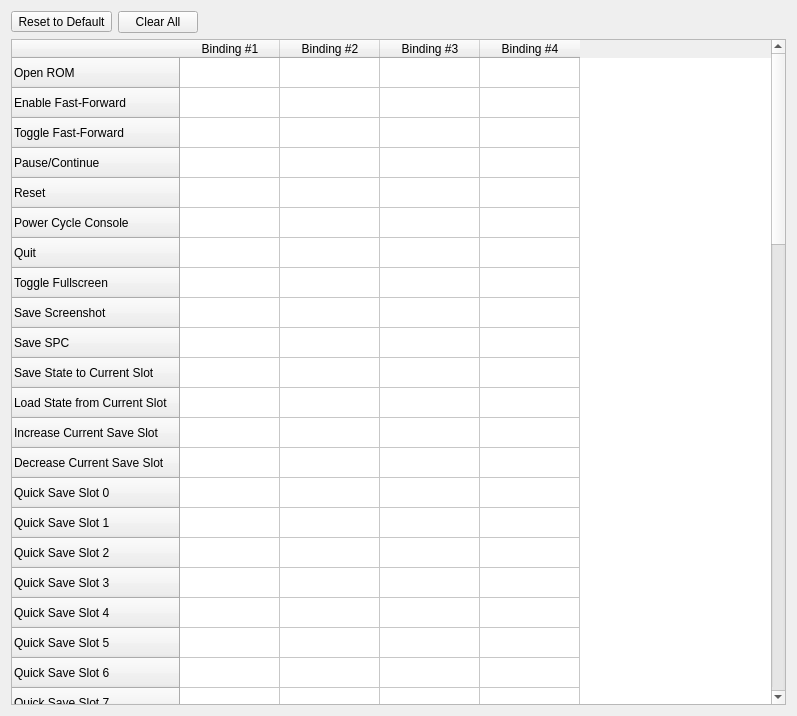
<?xml version="1.0" encoding="UTF-8"?>
<ui version="4.0">
 <class>ShortcutsPanel</class>
 <widget class="QWidget" name="ShortcutsPanel">
  <property name="geometry">
   <rect>
    <x>0</x>
    <y>0</y>
    <width>797</width>
    <height>716</height>
   </rect>
  </property>
  <property name="windowTitle">
   <string>Form</string>
  </property>
  <layout class="QVBoxLayout" name="verticalLayout">
   <item>
    <layout class="QHBoxLayout" name="horizontalLayout">
     <item>
      <widget class="QToolButton" name="toolButton_reset_to_default">
       <property name="text">
        <string>Reset to Default</string>
       </property>
      </widget>
     </item>
     <item>
      <widget class="QPushButton" name="pushButton_clear_all">
       <property name="text">
        <string>Clear All</string>
       </property>
      </widget>
     </item>
     <item>
      <spacer name="horizontalSpacer">
       <property name="orientation">
        <enum>Qt::Horizontal</enum>
       </property>
       <property name="sizeHint" stdset="0">
        <size>
         <width>40</width>
         <height>20</height>
        </size>
       </property>
      </spacer>
     </item>
    </layout>
   </item>
   <item>
    <widget class="QTableWidget" name="tableWidget_shortcuts">
     <property name="sizePolicy">
      <sizepolicy hsizetype="Expanding" vsizetype="Expanding">
       <horstretch>0</horstretch>
       <verstretch>0</verstretch>
      </sizepolicy>
     </property>
     <property name="whatsThis">
      <string>&lt;html&gt;&lt;head/&gt;&lt;body&gt;&lt;p&gt;This box lists application shortcuts. There are 4 slots, so you can assign 4 different keys or buttons to one function.&lt;/p&gt;&lt;p&gt;To set a binding, click a box or highlight it with the keyboard and press Enter/Return. The box will show three dots &amp;quot;...&amp;quot;. Press the desired key or gamepad button to assign it to that box. The Escape key will clear the box.&lt;/p&gt;&lt;/body&gt;&lt;/html&gt;</string>
     </property>
     <row>
      <property name="text">
       <string>Open ROM</string>
      </property>
     </row>
     <row>
      <property name="text">
       <string>Enable Fast-Forward</string>
      </property>
     </row>
     <row>
      <property name="text">
       <string>Toggle Fast-Forward</string>
      </property>
     </row>
     <row>
      <property name="text">
       <string>Pause/Continue</string>
      </property>
     </row>
     <row>
      <property name="text">
       <string>Reset</string>
      </property>
     </row>
     <row>
      <property name="text">
       <string>Power Cycle Console</string>
      </property>
     </row>
     <row>
      <property name="text">
       <string>Quit</string>
      </property>
     </row>
     <row>
      <property name="text">
       <string>Toggle Fullscreen</string>
      </property>
     </row>
     <row>
      <property name="text">
       <string>Save Screenshot</string>
      </property>
     </row>
     <row>
      <property name="text">
       <string>Save SPC</string>
      </property>
     </row>
     <row>
      <property name="text">
       <string>Save State to Current Slot</string>
      </property>
     </row>
     <row>
      <property name="text">
       <string>Load State from Current Slot</string>
      </property>
     </row>
     <row>
      <property name="text">
       <string>Increase Current Save Slot</string>
      </property>
     </row>
     <row>
      <property name="text">
       <string>Decrease Current Save Slot</string>
      </property>
     </row>
     <row>
      <property name="text">
       <string>Quick Save Slot 0</string>
      </property>
     </row>
     <row>
      <property name="text">
       <string>Quick Save Slot 1</string>
      </property>
     </row>
     <row>
      <property name="text">
       <string>Quick Save Slot 2</string>
      </property>
     </row>
     <row>
      <property name="text">
       <string>Quick Save Slot 3</string>
      </property>
     </row>
     <row>
      <property name="text">
       <string>Quick Save Slot 4</string>
      </property>
     </row>
     <row>
      <property name="text">
       <string>Quick Save Slot 5</string>
      </property>
     </row>
     <row>
      <property name="text">
       <string>Quick Save Slot 6</string>
      </property>
     </row>
     <row>
      <property name="text">
       <string>Quick Save Slot 7</string>
      </property>
     </row>
     <row>
      <property name="text">
       <string>Quick Save Slot 8</string>
      </property>
     </row>
     <row>
      <property name="text">
       <string>Quick Save Slot 9</string>
      </property>
     </row>
     <row>
      <property name="text">
       <string>Quick Load Slot 0</string>
      </property>
     </row>
     <row>
      <property name="text">
       <string>Quick Load Slot 1</string>
      </property>
     </row>
     <row>
      <property name="text">
       <string>Quick Load Slot 2</string>
      </property>
     </row>
     <row>
      <property name="text">
       <string>Quick Load Slot 3</string>
      </property>
     </row>
     <row>
      <property name="text">
       <string>Quick Load Slot 4</string>
      </property>
     </row>
     <row>
      <property name="text">
       <string>Quick Load Slot 5</string>
      </property>
     </row>
     <row>
      <property name="text">
       <string>Quick Load Slot 6</string>
      </property>
     </row>
     <row>
      <property name="text">
       <string>Quick Load Slot 7</string>
      </property>
     </row>
     <row>
      <property name="text">
       <string>Quick Load Slot 8</string>
      </property>
     </row>
     <row>
      <property name="text">
       <string>Quick Load Slot 9</string>
      </property>
     </row>
     <row>
      <property name="text">
       <string>Rewind</string>
      </property>
     </row>
     <row>
      <property name="text">
       <string>Grab Mouse</string>
      </property>
     </row>
     <row>
      <property name="text">
       <string>Swap Controllers 1 and 2</string>
      </property>
     </row>
     <row>
      <property name="text">
       <string>Toggle BG Layer 0</string>
      </property>
     </row>
     <row>
      <property name="text">
       <string>Toggle BG Layer 1</string>
      </property>
     </row>
     <row>
      <property name="text">
       <string>Toggle BG Layer 2</string>
      </property>
     </row>
     <row>
      <property name="text">
       <string>Toggle BG Layer 3</string>
      </property>
     </row>
     <row>
      <property name="text">
       <string>Toggle Sprites</string>
      </property>
     </row>
     <row>
      <property name="text">
       <string>Change Backdrop Color</string>
      </property>
     </row>
     <row>
      <property name="text">
       <string>Toggle Sound Channel 1</string>
      </property>
     </row>
     <row>
      <property name="text">
       <string>Toggle Sound Channel 2</string>
      </property>
     </row>
     <row>
      <property name="text">
       <string>Toggle Sound Channel 3</string>
      </property>
     </row>
     <row>
      <property name="text">
       <string>Toggle Sound Channel 4</string>
      </property>
     </row>
     <row>
      <property name="text">
       <string>Toggle Sound Channel 5</string>
      </property>
     </row>
     <row>
      <property name="text">
       <string>Toggle Sound Channel 6</string>
      </property>
     </row>
     <row>
      <property name="text">
       <string>Toggle Sound Channel 7</string>
      </property>
     </row>
     <row>
      <property name="text">
       <string>Toggle Sound Channel 8</string>
      </property>
     </row>
     <row>
      <property name="text">
       <string>Toggle All Sound Channels</string>
      </property>
     </row>
     <row>
      <property name="text">
       <string>Start Recording</string>
      </property>
     </row>
     <row>
      <property name="text">
       <string>Stop Recording</string>
      </property>
     </row>
     <row>
      <property name="text">
       <string>Seek to Frame</string>
      </property>
     </row>
     <row>
      <property name="text">
       <string>Corruption: On/Off</string>
      </property>
     </row>
     <row>
      <property name="text">
       <string>Corruption: Re-roll Seed</string>
      </property>
     </row>
     <row>
      <property name="text">
       <string>Corruption: Save Recipe</string>
      </property>
     </row>
     <row>
      <property name="text">
       <string>Corruption: Fire Hotkey 1</string>
      </property>
     </row>
     <row>
      <property name="text">
       <string>Corruption: Fire Hotkey 2</string>
      </property>
     </row>
     <row>
      <property name="text">
       <string>Corruption: Fire Hotkey 3</string>
      </property>
     </row>
     <row>
      <property name="text">
       <string>Corruption: Fire Hotkey 4</string>
      </property>
     </row>
     <row>
      <property name="text">
       <string>Corruption: Fire Hotkey 5</string>
      </property>
     </row>
     <row>
      <property name="text">
       <string>Corruption: Fire Hotkey 6</string>
      </property>
     </row>
     <row>
      <property name="text">
       <string>Corruption: Fire Hotkey 7</string>
      </property>
     </row>
     <row>
      <property name="text">
       <string>Corruption: Fire Hotkey 8</string>
      </property>
     </row>
     <row>
      <property name="text">
       <string>Corruption: Fire Hotkey 9</string>
      </property>
     </row>
     <row>
      <property name="text">
       <string>Corruption: Mark Crash</string>
      </property>
     </row>
     <row>
      <property name="text">
       <string>Corruption: More Chaos</string>
      </property>
     </row>
     <row>
      <property name="text">
       <string>Corruption: Less Chaos</string>
      </property>
     </row>
     <column>
      <property name="text">
       <string>Binding #1</string>
      </property>
     </column>
     <column>
      <property name="text">
       <string>Binding #2</string>
      </property>
     </column>
     <column>
      <property name="text">
       <string>Binding #3</string>
      </property>
     </column>
     <column>
      <property name="text">
       <string>Binding #4</string>
      </property>
     </column>
    </widget>
   </item>
  </layout>
 </widget>
 <resources/>
 <connections/>
</ui>
